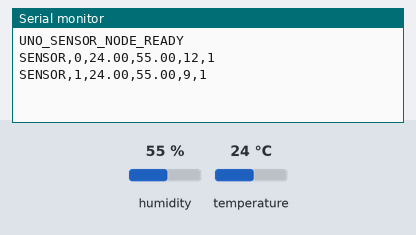
A sketch run on a simulated Arduino Uno, built with avr-gcc and run on an emulated ATmega328P. Shown: the last lines printed to the serial monitor. The test bench sets the inputs (shaded band); at power-on: humidity 55 %, temperature 24 °C. Random numbers use the default seed unless the sketch sets one.

Above: at 2.8 s.
2.9 s: humidity set to 22 %
At 4.8 s:
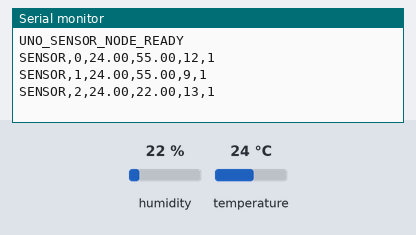
5.6 s: temperature set to 12 °C
At 7.3 s:
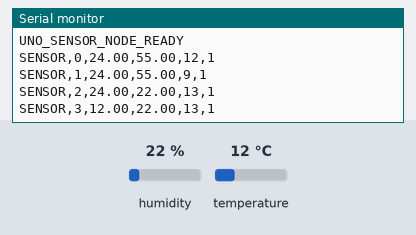
8.3 s: humidity set to 40 %
At 10.9 s:
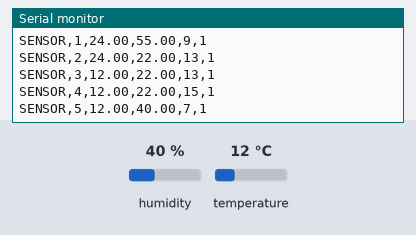
Timing chart, 0 to 12.4 s (numbered marks = the images above; inputs shaded):
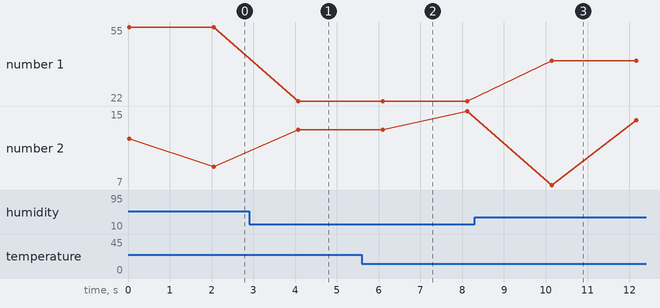

The sketch:

uno.ino
```cpp
#include <DHT.h>

#define DHTPIN 2
#define DHTTYPE DHT11

DHT dht(DHTPIN, DHTTYPE);

int epoch = 0;

void setup() {
  Serial.begin(9600);
  dht.begin();

  Serial.println("UNO_SENSOR_NODE_READY");
}

void loop() {

  float temp = dht.readTemperature();
  float hum = dht.readHumidity();

  // sensor safety check
  if (isnan(temp) || isnan(hum)) {
    Serial.println("SENSOR_ERROR");
    delay(2000);
    return;
  }

  int tx_count = random(5, 20);
  int difficulty = 1;

  // IMPORTANT FORMAT (Python expects this)
  Serial.print("SENSOR,");
  Serial.print(epoch);
  Serial.print(",");
  Serial.print(temp);
  Serial.print(",");
  Serial.print(hum);
  Serial.print(",");
  Serial.print(tx_count);
  Serial.print(",");
  Serial.println(difficulty);

  epoch++;

  delay(2000);
}
```

Measured:
- after the input at 2.9 s, the serial monitor: prints a new line after 1.2 s (image 1)
- after the input at 5.6 s, the serial monitor: prints a new line after 0.50 s (image 2)
- after the input at 8.3 s, the serial monitor: prints a new line after 1.8 s (image 3)
- plotted number 1: 55 → 22 after the input at 2.9 s, 22 → 40 after the input at 8.3 s
